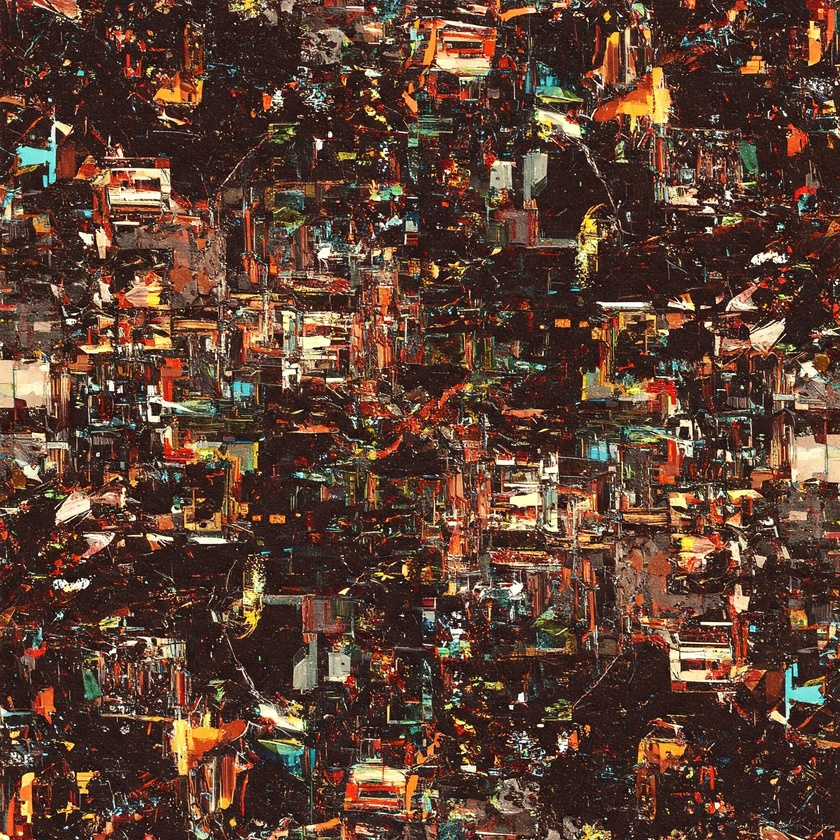
#> input picture week3_image_filtering/sample_images/foto2.jpeg, 840 x 840 px, shrunk from 2048 x 2048 before the run, found by its file name
$ python mean_filter_example.py
#> lines starting #> are read from the running program, lines starting #| are printed output that depends on the picture
import cv2  # OpenCV for image loading and filtering
import numpy as np
import matplotlib.pyplot as plt

# Path to your image file.
# Make sure "foto1.jpeg" is in the same directory as this script,
# or provide the correct path (e.g., "sample_images/foto1.jpeg").
# Filters are often best demonstrated on images with some noise.
IMAGE_PATH = "foto2.jpeg"

try:
    # Load the image
    original_image_bgr = cv2.imread(IMAGE_PATH)
#> original_image_bgr is the input picture: shape (840, 840, 3); mean B, G, R 50.8, 64.8, 93

    if original_image_bgr is None:
        raise FileNotFoundError(f"Image not found or could not be opened: {IMAGE_PATH}")

    # Convert to grayscale for easier filter demonstration (can also be applied to color)
    gray_image = cv2.cvtColor(original_image_bgr, cv2.COLOR_BGR2GRAY)
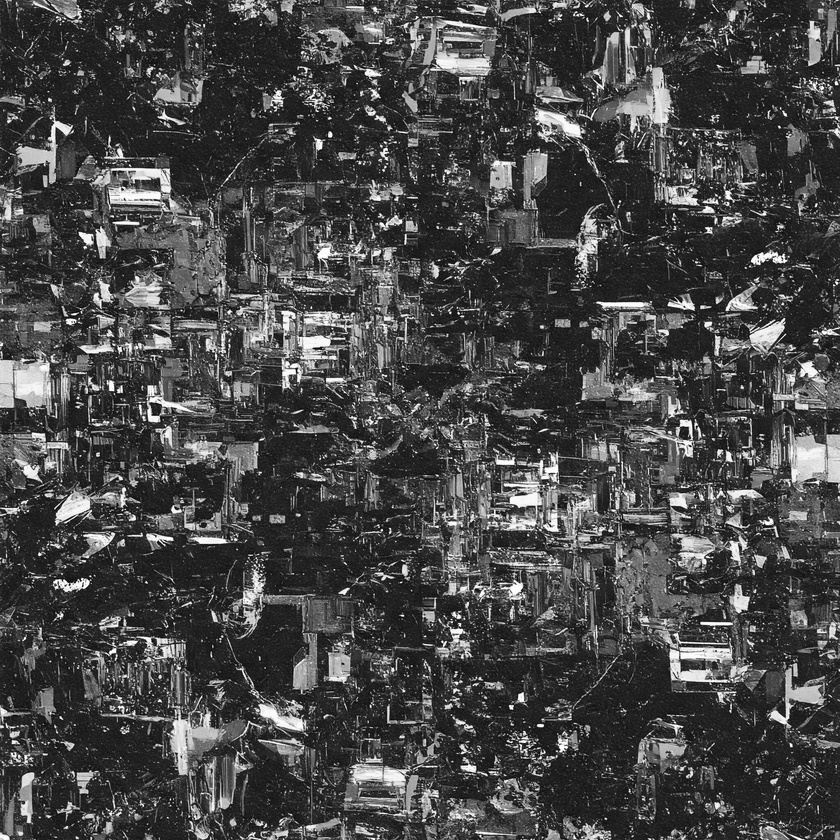
#> gray_image: shape (840, 840); min 2, max 255, mean 71.6

    # --- Apply Mean Filter with different kernel sizes ---
    # cv2.blur(source_image, (kernel_width, kernel_height))

    # Mean filter with a 3x3 kernel
    kernel_size_3x3 = (3, 3)
    filtered_image_3x3 = cv2.blur(gray_image, kernel_size_3x3)

    # Mean filter with a 7x7 kernel
    kernel_size_7x7 = (7, 7)
    filtered_image_7x7 = cv2.blur(gray_image, kernel_size_7x7)
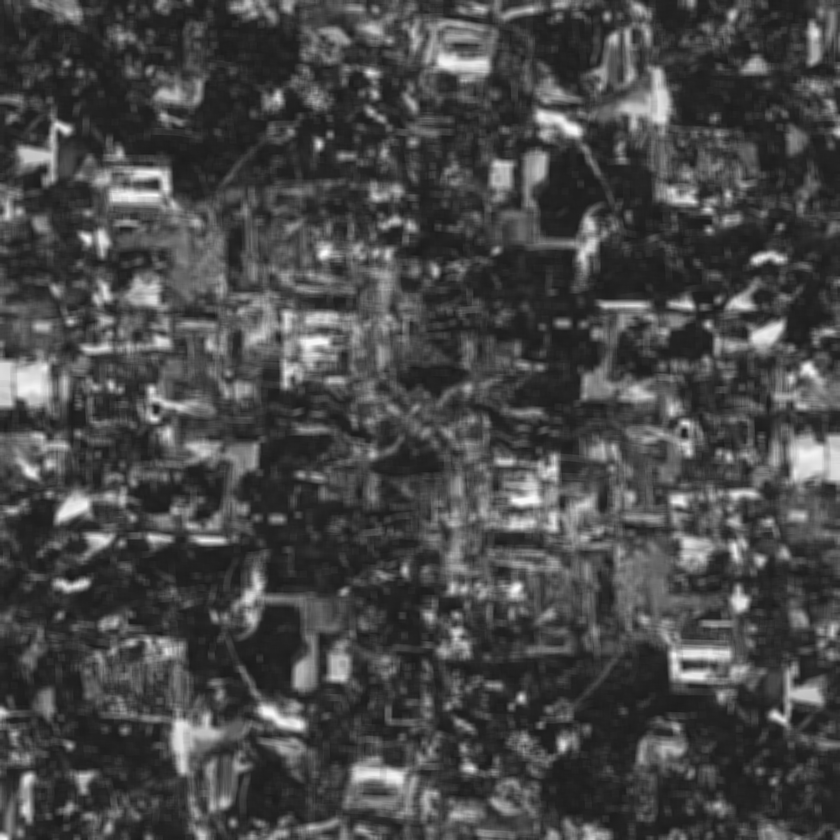
#> filtered_image_7x7: shape (840, 840); min 24, max 251, mean 71.6

    # Mean filter with a 11x11 kernel
    kernel_size_11x11 = (11, 11)
    filtered_image_11x11 = cv2.blur(gray_image, kernel_size_11x11)
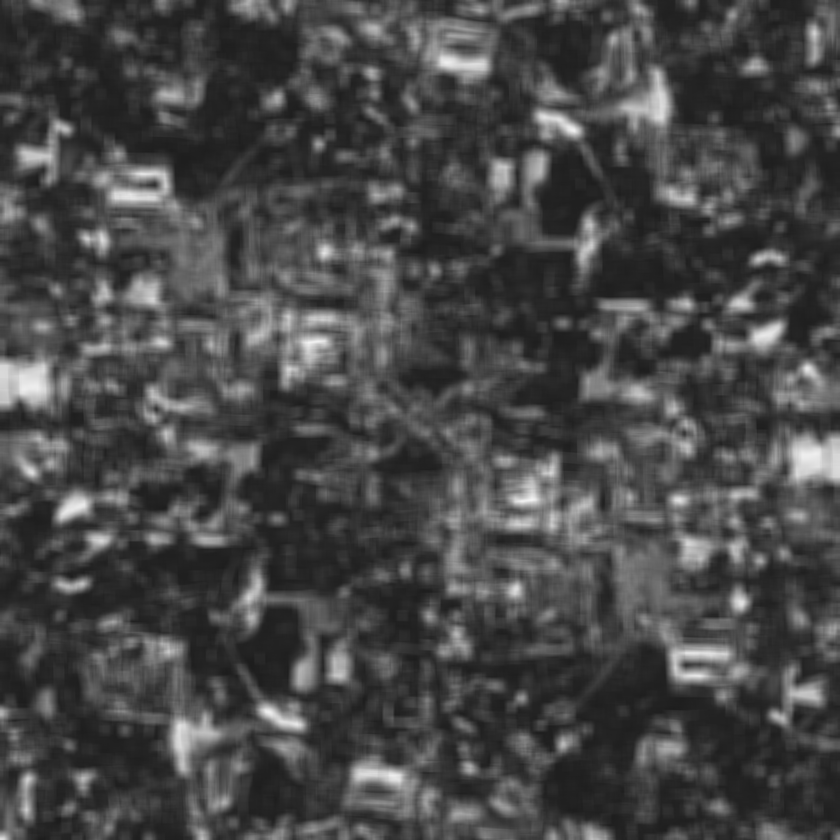
#> filtered_image_11x11: shape (840, 840); min 28, max 244, mean 71.6

    print(f"Applied mean filters to '{IMAGE_PATH}'. Displaying results...")

    # --- Display results using Matplotlib ---
    plt.figure(figsize=(15, 5))  # Create a figure window

    # 1. Original Grayscale Image
    plt.subplot(1, 4, 1)  # (rows, columns, plot_number)
    plt.imshow(gray_image, cmap='gray')
    plt.title('Original Grayscale Image')
    plt.axis('off')

    # 2. Filtered Image (3x3 Kernel)
    plt.subplot(1, 4, 2)
    plt.imshow(filtered_image_3x3, cmap='gray')
    plt.title(f'Mean Filter ({kernel_size_3x3[0]}x{kernel_size_3x3[1]})')
    plt.axis('off')

    # 3. Filtered Image (7x7 Kernel)
    plt.subplot(1, 4, 3)
    plt.imshow(filtered_image_7x7, cmap='gray')
    plt.title(f'Mean Filter ({kernel_size_7x7[0]}x{kernel_size_7x7[1]})')
    plt.axis('off')

    # 4. Filtered Image (11x11 Kernel)
    plt.subplot(1, 4, 4)
    plt.imshow(filtered_image_11x11, cmap='gray')
    plt.title(f'Mean Filter ({kernel_size_11x11[0]}x{kernel_size_11x11[1]})')
    plt.axis('off')

    plt.tight_layout()  # Adjust layout
    plt.show()  # Display the figure
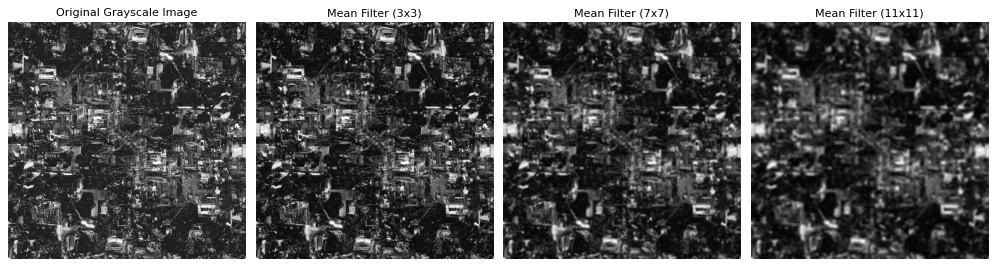
#> figure drawn by matplotlib, 4 panels

except FileNotFoundError as fnf_error:
    print(fnf_error)
except Exception as e:
    import traceback

    print(f"An unexpected error occurred: {e}")
    traceback.print_exc()

$ run again, with foto1.jpeg copied over week3_image_filtering/sample_images/foto2.jpeg
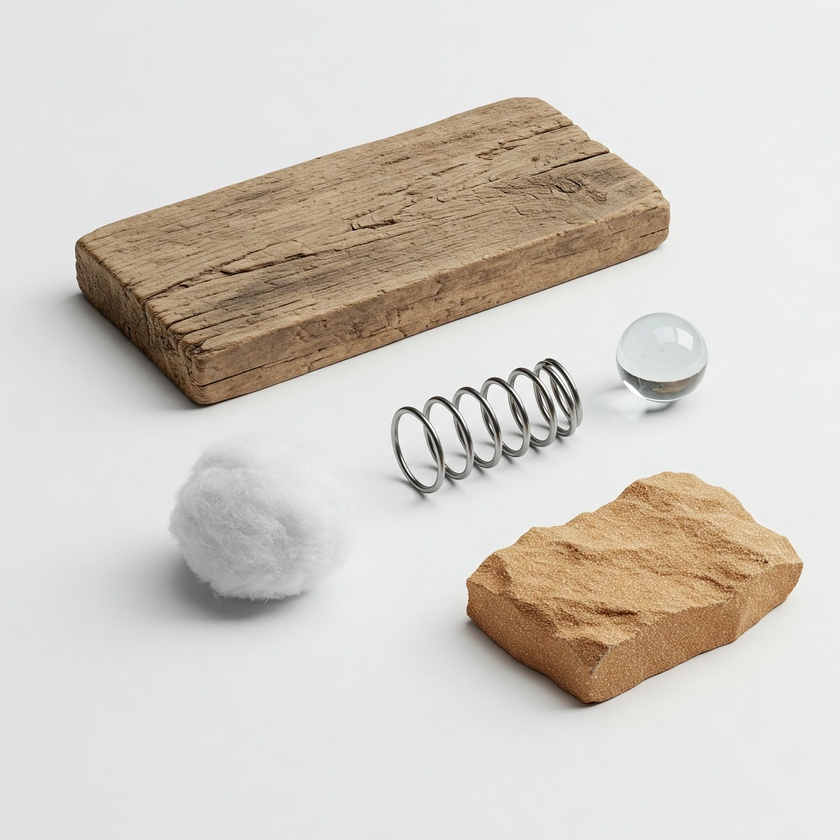
#> input picture foto1.jpeg, 840 x 840 px, shrunk from 2048 x 2048 before the run, found by its file name
#> original_image_bgr is the input picture: shape (840, 840, 3); mean B, G, R 197.7, 205.4, 210.9
#> `filtered_image_11x11 = cv2.blur(gray_image, kernel_size_11x11)`:
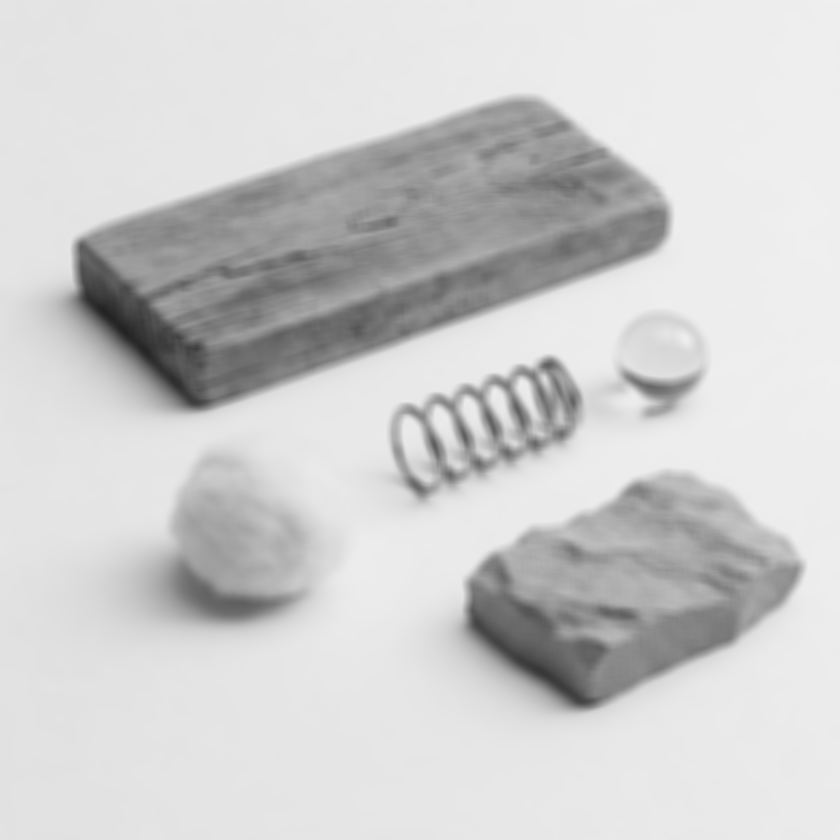
#> filtered_image_11x11: shape (840, 840); min 34, max 239, mean 206
#> `plt.show()`:
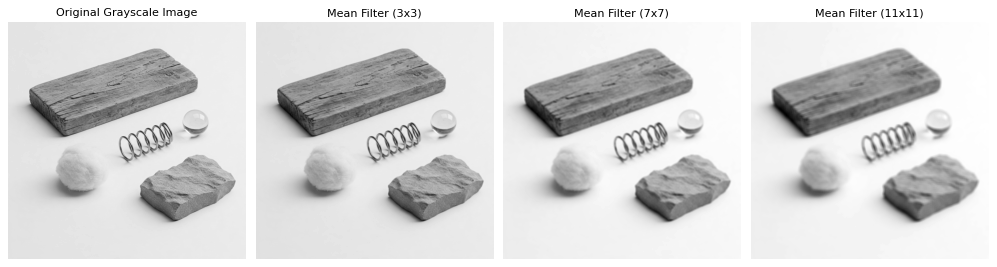
#> figure drawn by matplotlib, 4 panels
